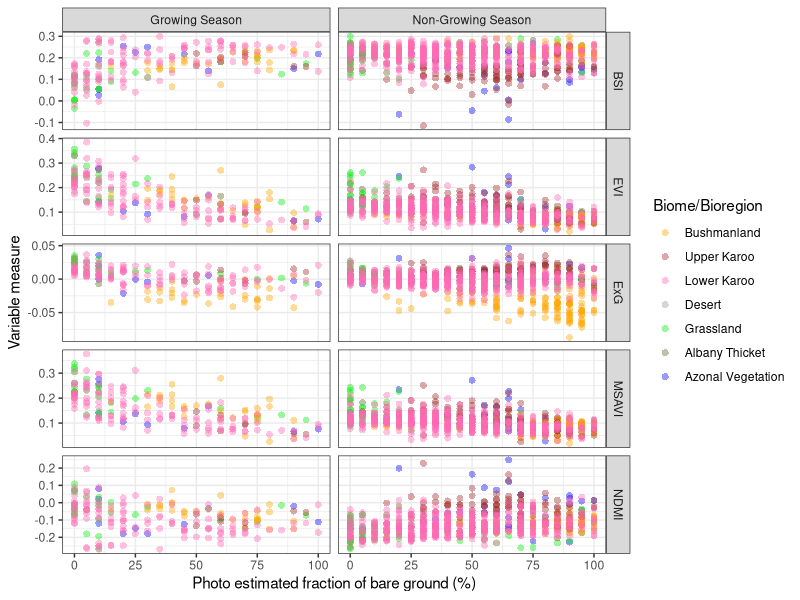
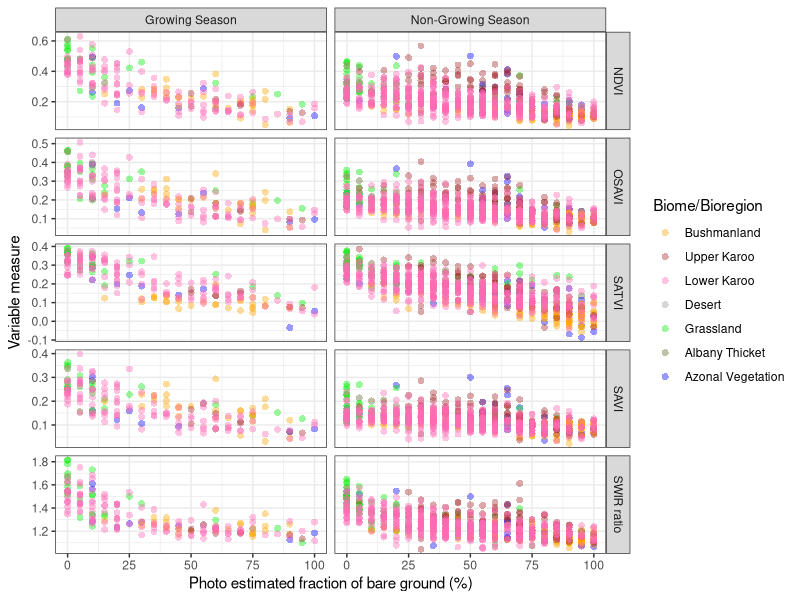
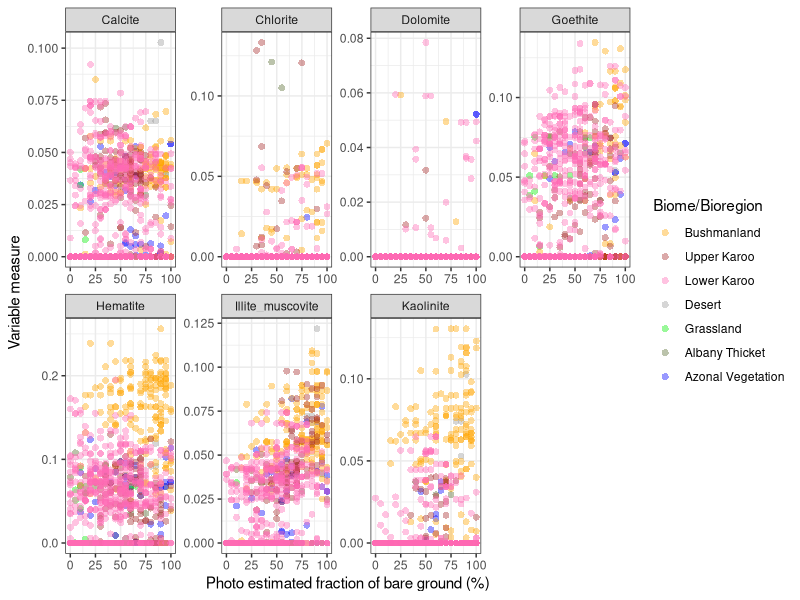
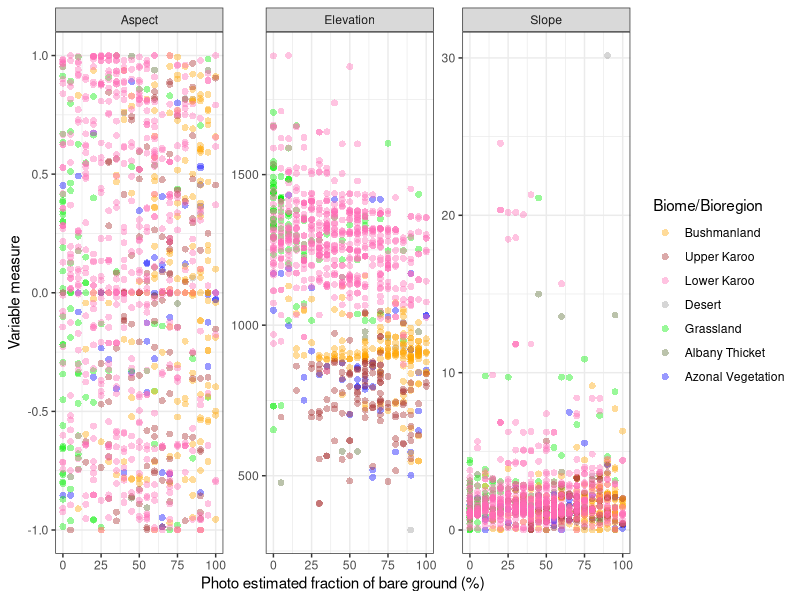

Reproduce these figures in R, in order.
# Load required libraries
library(tidyverse)
library(ggplot2)

############ Load and Clean CSV Data ############
# Read CSV and remove unnecessary columns and rows with NA values
df_ground_photo <- read.csv("./CSV/ground_level_photo_extracted.csv") %>%
  select(-c(system.index, .geo, vegType)) %>%
  na.omit()  # Resulting in 1,017 rows

############ Define Variable Groups #############
# Define variable groups for plotting
bands <- c("blue", "green", "red", "nir", "swir1", "swir2")
vi <- c("bsi", "evi", "exg", "msavi", "ndmi", "ndvi", "osavi", "satvi", "savi", "swirRatio")
minerals <- c("calcite", "chlorite", "dolomite", "goethite", "hematite", "illite_muscovite", "kaolinite")
topography <- c("elevation", "slope", "aspect")

# Define color and order for bioregions
fill_order <- c("Bushmanland", "Upper Karoo", "Lower Karoo",
                "Desert", "Grassland", "Albany Thicket", "Azonal Vegetation")

############ Format Data for Plotting ############
df_plot <- df_ground_photo %>%
  select(all_of(vi), all_of(minerals), all_of(topography),
         BareGround, Month, BioRegion, Biome) %>%
  mutate(season = ifelse(Month >= 5, "Non-Growing Season", "Growing Season")) %>%
  mutate(Biome_BioRegion = case_when(
    Biome == "Albany Thicket" ~ "Albany Thicket",
    Biome == "Azonal Vegetation" ~ "Azonal Vegetation",
    Biome == "Desert" ~ "Desert",
    Biome == "Grassland" ~ "Grassland",
    TRUE ~ BioRegion
  )) %>%
  mutate(colour = case_when(
    Biome_BioRegion == "Albany Thicket" ~ "darkolivegreen",
    Biome_BioRegion == "Azonal Vegetation" ~ "blue1",
    Biome_BioRegion == "Desert" ~ "grey60",
    Biome_BioRegion == "Grassland" ~ "green2",
    Biome_BioRegion == "Bushmanland Bioregion" ~ "orange",
    Biome_BioRegion == "Lower Karoo Bioregion" ~ "brown",
    Biome_BioRegion == "Upper Karoo Bioregion" ~ "hotpink"
  )) %>%
  mutate(colour = factor(colour, levels = c("orange", "brown", "hotpink", "grey60", "green2", "darkolivegreen", "blue1")))

# Reshape data for each variable group
df_vi_plot <- df_plot %>%
  select(BareGround, all_of(vi), Biome_BioRegion, colour, season) %>%
  pivot_longer(cols = all_of(vi), names_to = "vegetation_indices", values_to = "value") %>%
  as.data.frame()

df_minerals_plot <- df_plot %>%
  select(BareGround, all_of(minerals), Biome_BioRegion, colour, season) %>%
  pivot_longer(cols = all_of(minerals), names_to = "minerals", values_to = "value") %>%
  as.data.frame()

df_topography_plot <- df_plot %>%
  select(BareGround, all_of(topography), Biome_BioRegion, colour, season) %>%
  pivot_longer(cols = all_of(topography), names_to = "topography", values_to = "value") %>%
  as.data.frame()

############ Generate Plots ############
# Vegetation indices: Part 1 (first 5 indices)
p1 <- df_vi_plot %>%
  filter(vegetation_indices %in% vi[1:5]) %>%
  mutate(vegetation_indices = str_to_upper(vegetation_indices),
         vegetation_indices = case_when(
           vegetation_indices == "EXG" ~ "ExG",
           vegetation_indices == "SWIRRATIO" ~ "SWIR ratio",
           TRUE ~ vegetation_indices)) %>%
  ggplot(aes(x = BareGround, y = value, color = colour)) +
  geom_point(shape = 16, alpha = 0.4, size = 2) +
  scale_colour_identity(guide = "legend", labels = fill_order) +
  facet_grid(vegetation_indices ~ season, scales = "free") +
  labs(x = "Photo estimated fraction of bare ground (%)",
       y = "Variable measure",
       colour = "Biome/Bioregion") +
  theme_bw()

# Vegetation indices: Part 2 (next 5 indices)
p2 <- df_vi_plot %>%
  filter(vegetation_indices %in% vi[6:10]) %>%
  mutate(vegetation_indices = str_to_upper(vegetation_indices),
         vegetation_indices = case_when(
           vegetation_indices == "EXG" ~ "ExG",
           vegetation_indices == "SWIRRATIO" ~ "SWIR ratio",
           TRUE ~ vegetation_indices)) %>%
  ggplot(aes(x = BareGround, y = value, color = colour)) +
  geom_point(shape = 16, alpha = 0.4, size = 2) +
  scale_colour_identity(guide = "legend", labels = fill_order) +
  facet_grid(vegetation_indices ~ season, scales = "free") +
  labs(x = "Photo estimated fraction of bare ground (%)",
       y = "Variable measure",
       colour = "Biome/Bioregion") +
  theme_bw()

# Mineral indices
p3 <- df_minerals_plot %>%
  mutate(minerals = str_to_title(minerals)) %>%
  ggplot(aes(x = BareGround, y = value, color = colour)) +
  geom_point(shape = 16, alpha = 0.4, size = 2) +
  scale_colour_identity(guide = "legend", labels = fill_order) +
  facet_wrap(vars(minerals), scales = "free", ncol = 4) +
  labs(x = "Photo estimated fraction of bare ground (%)",
       y = "Variable measure",
       colour = "Biome/Bioregion") +
  theme_bw()

# Topography variables
p4 <- df_topography_plot %>%
  mutate(topography = str_to_title(topography)) %>%
  ggplot(aes(x = BareGround, y = value, color = colour)) +
  geom_point(shape = 16, alpha = 0.4, size = 2) +
  scale_colour_identity(guide = "legend", labels = fill_order) +
  facet_wrap(vars(topography), scales = "free") +
  labs(x = "Photo estimated fraction of bare ground (%)",
       y = "Variable measure",
       colour = "Biome/Bioregion") +
  theme_bw()

############ Save Plots as PNG Files ############
ggsave("./script/figures/vi_cor_1.png", plot = p1, width = 500, height = 700, units = "px", dpi = 300, scale = 4)
ggsave("./script/figures/vi_cor_2.png", plot = p2, width = 500, height = 700, units = "px", dpi = 300, scale = 4)
ggsave("./script/figures/minerals_cor.png", plot = p3, width = 500, height = 200, units = "px", dpi = 300, scale = 6)
ggsave("./script/figures/topo_cor.png", plot = p4, width = 500, height = 150, units = "px", dpi = 300, scale = 5)